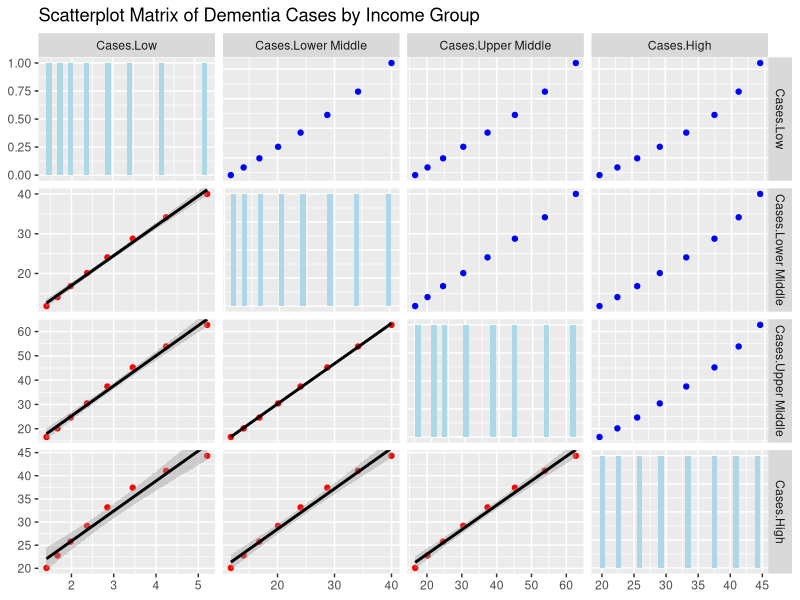

Generate this figure with R:
library(ggplot2)
library(GGally)

# Create data frame
dementia_data <- data.frame(
  Year = rep(c(2015, 2020, 2025, 2030, 2035, 2040, 2045, 2050), times = 4),
  Income_Group = rep(c("Low", "Lower Middle", "Upper Middle", "High"), each = 8),
  Cases = c(
    1.41, 1.67, 1.98, 2.37, 2.85, 3.45, 4.24, 5.21,  # Low income
    11.81, 14.06, 16.82, 20.10, 24.05, 28.74, 34.13, 40.00,  # Lower middle income
    16.61, 20.15, 24.62, 30.42, 37.38, 45.23, 53.85, 62.73,  # Upper middle income
    20.09, 22.78, 25.77, 29.17, 33.16, 37.41, 41.06, 44.30   # High income
  )
)

# Convert data to wide format for scatterplot matrix
dementia_wide <- reshape(dementia_data, idvar = "Year", timevar = "Income_Group", direction = "wide")

# Create scatterplot matrix with colors
ggpairs(dementia_wide[, -1], 
        title = "Scatterplot Matrix of Dementia Cases by Income Group",
        upper = list(continuous = wrap("points", color = "blue")),
        lower = list(continuous = wrap("smooth", color = "red")),
        diag = list(continuous = wrap("barDiag", fill = "lightblue")))